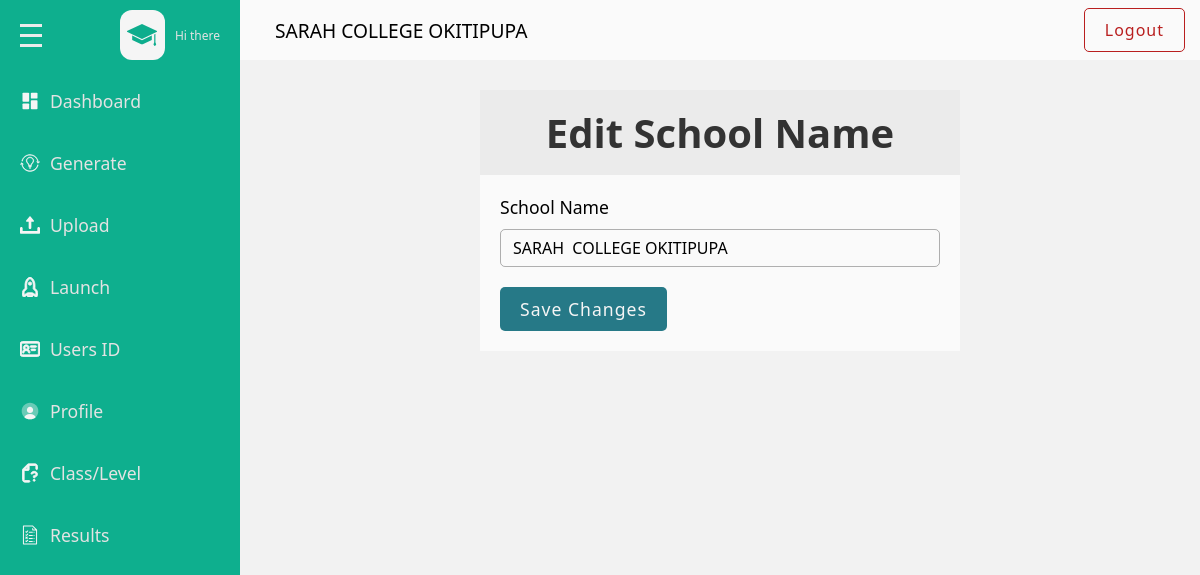
Before: /admins/profile with the older database file.
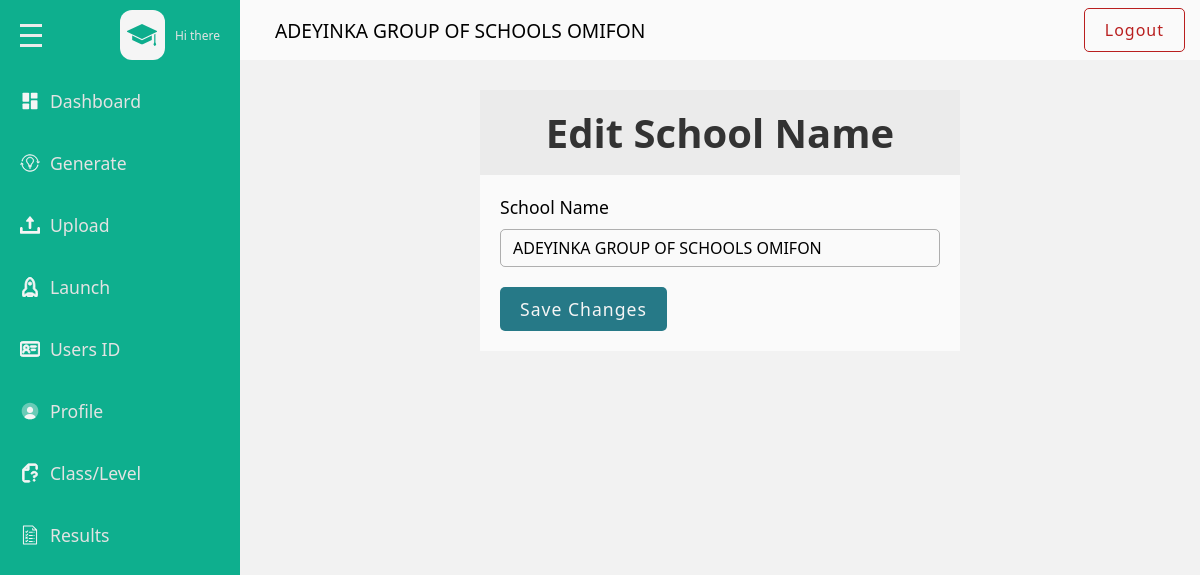
After: the same page with the newer database file.
### base/models.py (models this page shows, shortened)
class Name_School(models.Model):
    school = models.CharField(max_length=345)

### admins/views.py (the view)
# urls.py: path('profile',views.profile,name='profile'),
def profile(request):
    school_name =get_object_or_404(Name_School)
    if request.method == 'POST':
        school =request.POST.get('school')
        school_name.school = school
        school_name.save()
        return redirect('admins:profile')
    context ={
        'school_name':school_name
    }
    return render (request, 'admins/profile.html',context)

### base/templates/admins/profile.html (shortened to what the changed rows need)
{% load static %}
<!DOCTYPE html>
<html lang="en">
<head>
    <link rel = "stylesheet" href = "{% static 'css/style.css' %}"/>
</head>
<body>
    <div class = "page">
        <div class = "wrapper">
                                <!DOCTYPE svg PUBLIC "-//W3C//DTD SVG 1.1//EN" "http://www.w3.org/Graphics/SVG/1.1/DTD/svg11.dtd">
                                <!DOCTYPE svg PUBLIC "-//W3C//DTD SVG 1.1//EN" "http://www.w3.org/Graphics/SVG/1.1/DTD/svg11.dtd">
                                <!DOCTYPE svg PUBLIC "-//W3C//DTD SVG 1.1//EN" "http://www.w3.org/Graphics/SVG/1.1/DTD/svg11.dtd">
                                <!DOCTYPE svg PUBLIC "-//W3C//DTD SVG 1.1//EN" "http://www.w3.org/Graphics/SVG/1.1/DTD/svg11.dtd">
                                <!DOCTYPE svg PUBLIC "-//W3C//DTD SVG 1.1//EN" "http://www.w3.org/Graphics/SVG/1.1/DTD/svg11.dtd">
                                <!DOCTYPE svg PUBLIC "-//W3C//DTD SVG 1.1//EN" "http://www.w3.org/Graphics/SVG/1.1/DTD/svg11.dtd">
                                <!DOCTYPE svg PUBLIC "-//W3C//DTD SVG 1.1//EN" "http://www.w3.org/Graphics/SVG/1.1/DTD/svg11.dtd">
                                <!DOCTYPE svg PUBLIC "-//W3C//DTD SVG 1.1//EN" "http://www.w3.org/Graphics/SVG/1.1/DTD/svg11.dtd">
                                <!DOCTYPE svg PUBLIC "-//W3C//DTD SVG 1.1//EN" "http://www.w3.org/Graphics/SVG/1.1/DTD/svg11.dtd">
            <div class = "main-content">
                <div class="main-content-header flex-between">
                    <span>{{school_name.school}}</span>
                    <a class = "logout-link" href="{% url 'admins:logout' %}">Logout</a>
                </div>
                <div class="profile-wrapper flex-center">
                    <div class="profile-container">
                            <div class="profile-card flex-column">
                                <div class="profile-card-body">
                                    <form class="profile-form"  method="POST">
                                        <div class="profile-form-group flex-column">
                                            <label class = "profile-form-group-label" for="schoolName">School Name</label>
                                            <input class = "profile-form-group-input" type="text" class="form-control" id="schoolName" name="school" placeholder="Enter new school name" value="{{school_name.school}}">
                                        </div>
                                    </form>
                                </div>
                            </div>
                    </div>
                </div>
            </div>
        </div>
    </div>
</body>
</html>

Changed rows visible on the page:
changed Name_School: school "SARAH COLLEGE OKITIPUPA" → "ADEYINKA GROUP OF SCHOOLS OMIFON"
